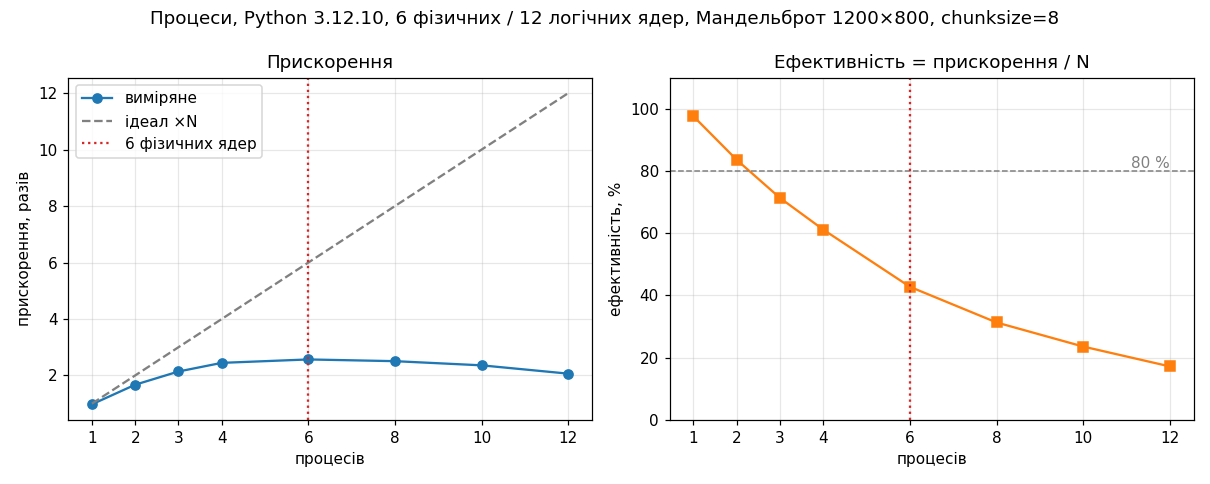

Here is the Python script that generated this plot:
"""Графік практичної 04: ліворуч прискорення (з лінією ідеалу ×N), праворуч ефективність.

Числа беруться з protsesy_rezultaty.json (його робить protsesy.py).
Запуск:  py -3.12 grafik.py   ->   grafik.png
"""
import json
from pathlib import Path

import matplotlib

matplotlib.use("Agg")
import matplotlib.pyplot as plt

PAPKA = Path(__file__).resolve().parent
res = json.loads((PAPKA / "protsesy_rezultaty.json").read_text(encoding="utf-8"))
pr = res["protsesy"]
fiz, log = res["fizychni_yadra"], res["logichni_yadra"]

# прискорення відносно послідовної версії ТОГО Ж запуску (так само, як у шаблоні практичної);
# база тижня 2 (9,365 с) на ~10 % повільніша за цю послідовну, тому до неї ділити не можна
t_seq = res["poslidovno_ce_zapusk"]["min"]
n = [int(k) for k in pr]
s = [t_seq / pr[k]["min"] for k in pr]
e = [si / ni * 100 for si, ni in zip(s, n)]
mash = res["mashyna"]

fig, (a1, a2) = plt.subplots(1, 2, figsize=(11, 4.4))
a1.plot(n, s, "o-", label="виміряне")
a1.plot([1, log], [1, log], "--", color="gray", label="ідеал ×N")
a1.axvline(fiz, color="tab:red", linestyle=":", label=f"{fiz} фізичних ядер")
a1.set_xlabel("процесів")
a1.set_ylabel("прискорення, разів")
a1.set_title("Прискорення")
a1.set_xticks(n)
a1.grid(True, alpha=0.3)
a1.legend()

a2.plot(n, e, "s-", color="tab:orange")
a2.axhline(80, color="gray", linestyle="--", linewidth=1)
a2.text(n[-1], 81, "80 %", ha="right", color="gray")
a2.axvline(fiz, color="tab:red", linestyle=":")
a2.set_xlabel("процесів")
a2.set_ylabel("ефективність, %")
a2.set_title("Ефективність = прискорення / N")
a2.set_ylim(0, 110)
a2.set_xticks(n)
a2.grid(True, alpha=0.3)

# у protsesy_rezultaty.json ключ "chunksize" перезаписано словником ⭐1, тому 8 тут константа з protsesy.py
CHUNKSIZE = 8
fig.suptitle(f"Процеси, Python {mash['python']}, {fiz} фізичних / {log} логічних ядер, "
             f"Мандельброт 1200×800, chunksize={CHUNKSIZE}")
fig.tight_layout()
fig.savefig(PAPKA / "grafik.png", dpi=110)
print("збережено grafik.png")
